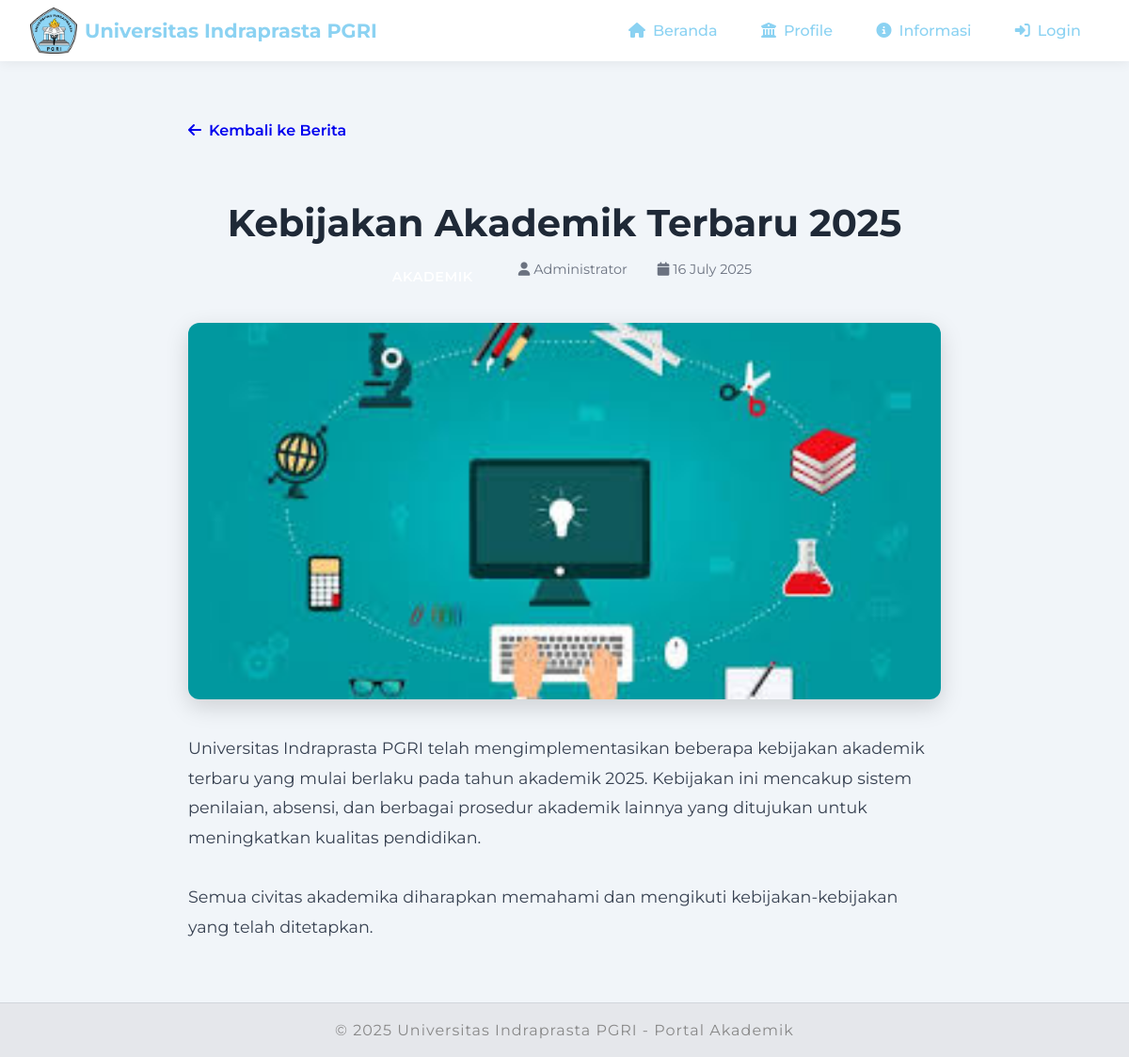
The page /informasi.php?article=3 on the database its author committed.
### tables this page shows
CREATE TABLE `articles` (
  `id` int(11) NOT NULL,
  `title` varchar(255) NOT NULL,
  `content` text NOT NULL,
  `excerpt` text DEFAULT NULL,
  `category` varchar(100) DEFAULT NULL,
  `author_id` int(11) DEFAULT NULL,
  `status` varchar(20) DEFAULT 'published',
  `featured_image` varchar(255) DEFAULT NULL,
  `published_at` datetime DEFAULT current_timestamp(),
  `created_at` datetime DEFAULT current_timestamp(),
  `updated_at` datetime DEFAULT current_timestamp()
);

CREATE TABLE `users` (
  `id` int(11) NOT NULL,
  `username` varchar(50) NOT NULL,
  `password` varchar(255) NOT NULL,
  `role` varchar(20) NOT NULL,
  `full_name` varchar(100) DEFAULT NULL,
  `nip` varchar(20) DEFAULT NULL,
  `email` varchar(100) DEFAULT NULL,
  `phone` varchar(20) DEFAULT NULL,
  `alamat` text DEFAULT NULL,
  `profile_photo` varchar(255) DEFAULT 'avatar-1.jpg',
  `created_at` datetime DEFAULT current_timestamp(),
  `last_login` datetime DEFAULT NULL
);

### informasi.php (the view, shortened to what this page needs)
<?php
require_once 'koneksi.php';
$article_id = isset($_GET['article']) ? (int)$_GET['article'] : 0;
if ($article_id > 0) {
    $query = "SELECT a.*, u.username as author_name, u.full_name as author_full_name
              FROM articles a
              LEFT JOIN users u ON a.author_id = u.id
              WHERE a.id = $article_id AND a.status = 'published'";
    $result = mysqli_query($conn, $query);
    $article = mysqli_fetch_assoc($result);
} else {
    header("Location: berita.php");
    exit();
}
?>
<!DOCTYPE html>
<html lang="id">
<head>
    <link rel="stylesheet" href="assets/css/style.css">
    <link rel="stylesheet" href="https://cdnjs.cloudflare.com/ajax/libs/font-awesome/6.4.0/css/all.min.css">
</head>
<body>
    <?php include 'includes/nav.php'; ?>
    <main>
        <div class="article-container">
            <a href="berita.php" class="back-button">
                <i class="fas fa-arrow-left"></i>
                Kembali ke Berita
            </a>
            <article>
                <header class="article-header">
                    <h1 class="article-title"><?php echo htmlspecialchars($article['title']); ?></h1>
                    <div class="article-meta">
                        <span class="article-category">
                        </span>
                        <span><i class="fas fa-user"></i> <?php echo htmlspecialchars($article['author_full_name'] ?? $article['author_name']); ?></span>
                        <span><i class="fas fa-calendar"></i> <?php echo date('d F Y', strtotime($article['published_at'])); ?></span>
                    </div>
                </header>
                <?php if ($article['featured_image']): ?>
                    <img src="assets/images/articles/<?php echo htmlspecialchars($article['featured_image']); ?>"
                         alt="<?php echo htmlspecialchars($article['title']); ?>"
                         class="article-image">
                <?php endif; ?>
                <div class="article-content">
                    <?php echo nl2br(htmlspecialchars($article['content'])); ?>
                </div>
            </article>
        </div>
    </main>
    <?php include 'includes/footer.php'; ?>
</body>
</html>

### assets/css/style.css (style rules this page uses)
:root { --primary: #8bd2f2; --secondary: #f1f5f9; --text: #222; --accent: #fbbf24; --nav-bg: #fff; --nav-shadow: 0 2px 12px rgba(0, 0, 0, 0.06); }
html, body { height: 100%; margin: 0; padding: 0; }
body { font-family: "Montserrat", Arial, sans-serif; margin: 0; padding: 0; background: var(--secondary); color: var(--text); min-height: 100vh; display: flex; flex-direction: column; }
main { flex: 1; display: flex; flex-direction: column; margin: 2rem 0; }
h1, h2, h3 { color: var(--primary); }

### informasi.php (style rules this page uses)
.article-container { max-width: 800px; margin: 2rem auto; padding: 0 1rem; }
.article-header { text-align: center; margin-bottom: 2rem; }
.article-title { font-size: 2.5rem; color: #1f2937; margin-bottom: 1rem; line-height: 1.2; }
.article-meta { display: flex; justify-content: center; gap: 2rem; color: #6b7280; font-size: 0.9rem; margin-bottom: 2rem; }
.article-category { background: linear-gradient(135deg, ##8bd2f2 0%, #764ba2 100%); color: white; padding: 0.5rem 1rem; border-radius: 20px; font-weight: 600; text-transform: uppercase; letter-spacing: 0.5px; }
.article-image { width: 100%; max-height: 400px; object-fit: cover; border-radius: 12px; margin-bottom: 2rem; box-shadow: 0 8px 25px rgba(0, 0, 0, 0.15); }
.article-content { font-size: 1.1rem; line-height: 1.8; color: #374151; }
.back-button { display: inline-flex; align-items: center; gap: 0.5rem; color: ##8bd2f2; text-decoration: none; font-weight: 600; margin-bottom: 2rem; transition: color 0.3s ease; }

### rows shown on the page
articles: title "Kebijakan Akademik Terbaru 2025", author.full_name "Administrator", published_at "16 July 2025", featured_image (picture), content "Universitas Indraprasta PGRI telah mengimplementasikan beberapa kebijakan akademik terbaru yang mulai berlaku pada tahun akademik 2025. Kebijakan ini mencakup sistem penilaian, absensi, dan berbagai prosedur akademik lainnya yang ditujukan untuk meningkatkan kualitas pendidikan. Semua civitas akademika diharapkan memahami dan mengikuti kebijakan-kebijakan yang telah ditetapkan."
